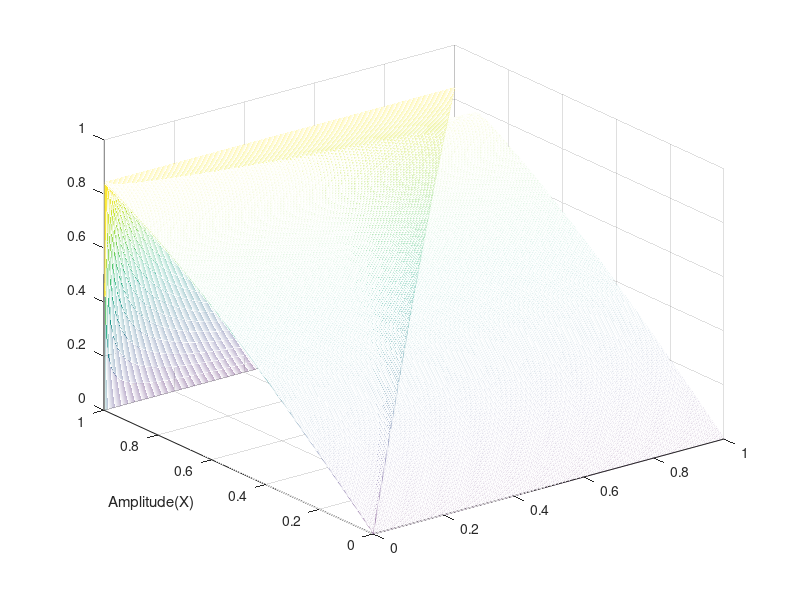

This figure's MATLAB source:
clear;

%parametri per definire l'advection equation e il range di spazio e tempo
Lmax = 1.0;
Tmax = 1.0;
c = 1;

 


%parametri per implementare il metodo di Lax-Wendroff
Nt = 1000; %numero di step temporali
Dt = Tmax/Nt; % singolo time step
Nx = 1000; %numero di step spaziali
Dx = Lmax/Nx; %singolo step spaziale
b = c*Dt/(2.*Dx); %parametro beta nell'implementazione alle differenze finite
x = 0:Dx:Lmax;
t = 0:Dt:Tmax;
[x,t] = meshgrid(x(1:end),t(1:end));
%il metodo di Lax Wendroff è stabile per b=<1/2 ma è diffuso a meno che
%abs(b)=1/2

%condizione iniziale: il valore iniziale della funzione u (ampiezza
%iniziale dell'onda)

%onda quadra:
uex_t = @(x,t) (t+1).*x.*2;
for i=1:(Nx+1)
            u(i,1)=uex_t(i,1);
        x(i)= (i-1)*Dx;
end


%condizioni al contorno: valori della funzione u agli estremi ad ogni
%istante
for i=1:(Nx+1)
    u(i,1)= sin(i/Nx);
    x(i)= (i-1)*Dx;
end
for j=1:(Nt+1)
    u(1,j)=0;
    t(j) = (j-1)*Dt; 
end
%implementazione del metodo di lax wendroff
for k=1:Nt  %ciclo temporale
    for i=2:Nx  %ciclo spaziale
        u(i,k+1) = 0.5*(u(i+1,k)+u(i-1,k))+b*(u(i+1,k)-u(i+1,k));
    end
end

mesh(x,t,u);
%axis([-0.5 1.5 -1 1.5 -1 2500])
%rappresentazione grafica dell'evoluzione dell'onda
%plot(x,u(:,1),'-b',x,u(:,round(Nt/10)),'--g',x,u(:,round(Nt/3)),':b',x,u(:,Nt),'-.r')
%title('square-wave test within the lax Method')
%xlabel('X')
ylabel('Amplitude(X)')